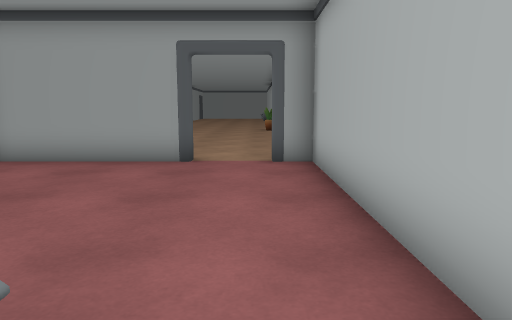
[1] (above)

23 first-person views from a walk through a Unity game level. The camera is 1.2 m above the floor, tilts 8° down and sees 70° across. The floor is counted in squares, 1 m on a side. Each view is taken from the middle of a square. On the plan, view 1 faces up. The plan holds only what a view shows up to about 15 squares ahead; the rest is blank. The player is left out. Door leaves are left out, so doorways stand open.

[2]
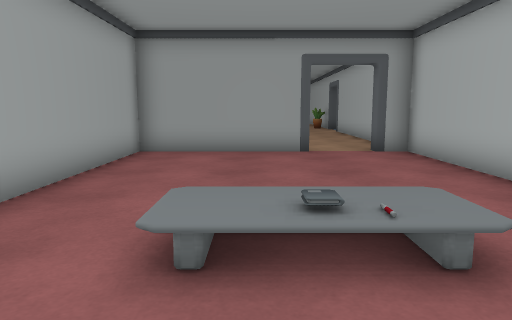

[3]
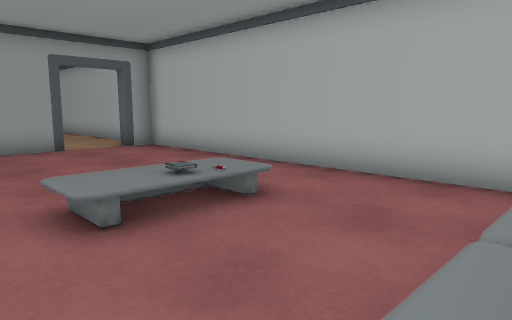

[4]
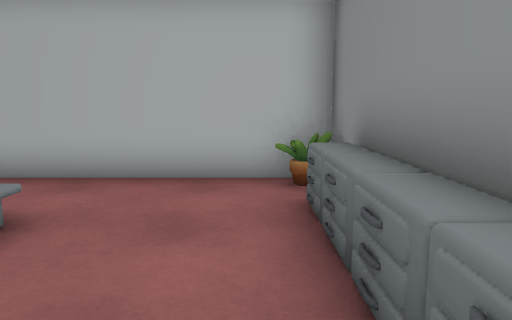

[5]
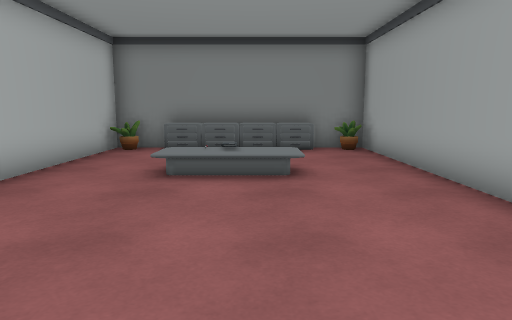

[6]
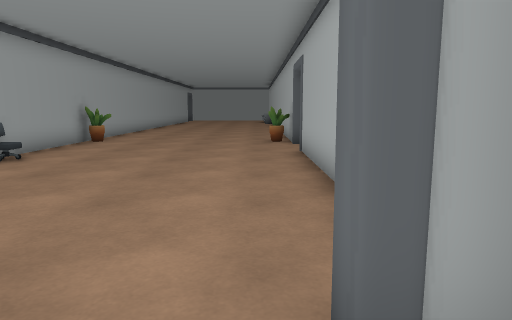

[7]
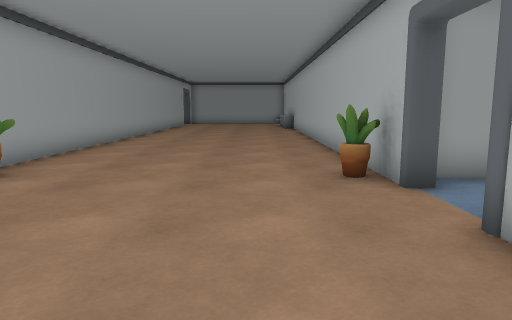

[8]
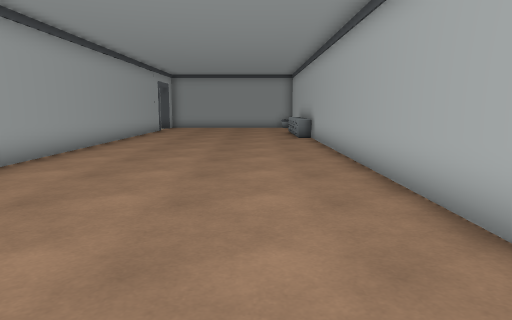

[9]
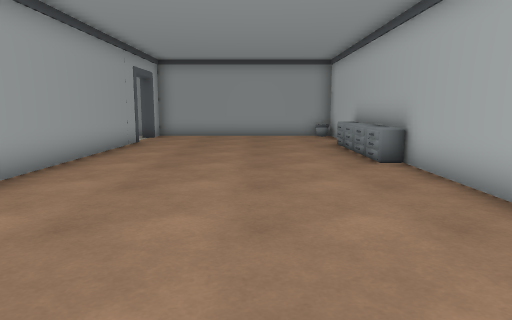

[10]
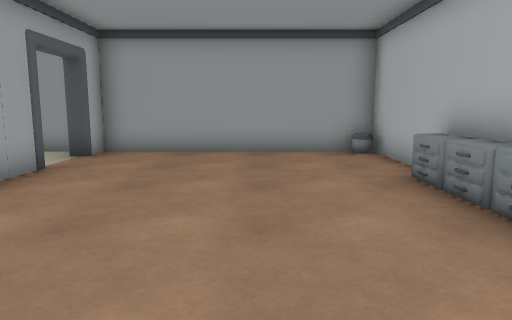

[11]
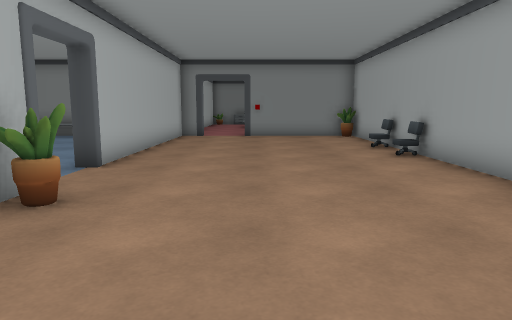

[12]
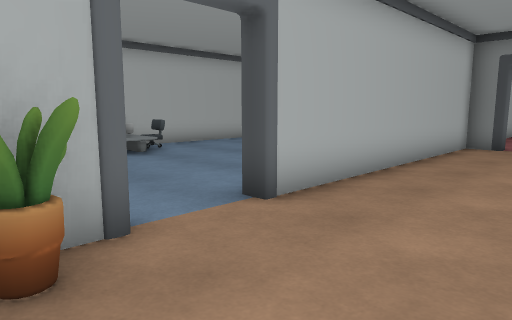

[13]
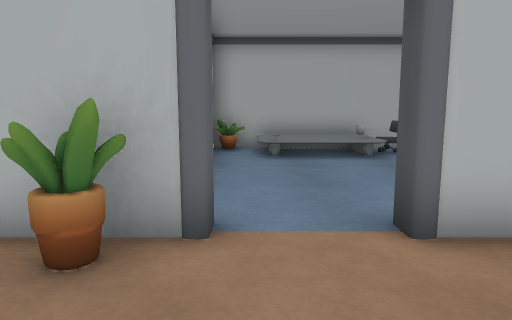

[14]
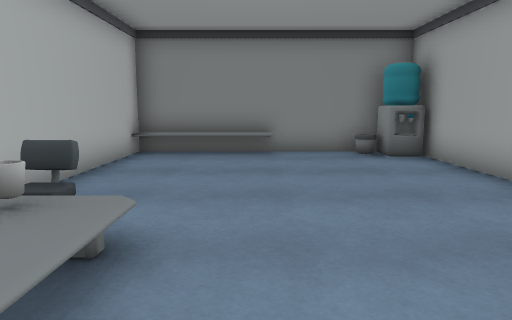

[15]
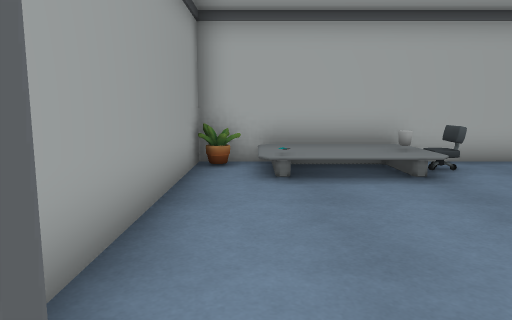

[16]
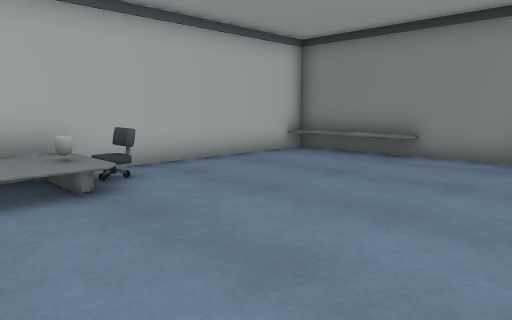

[17]
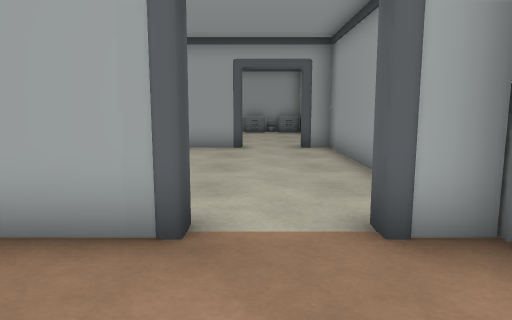

[18]
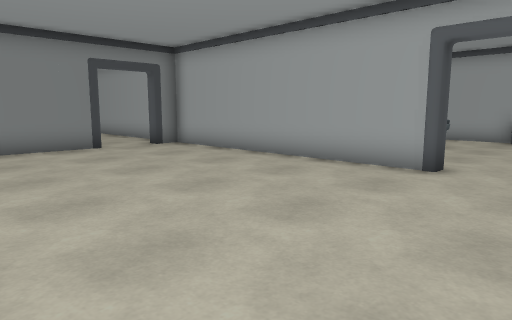

[19]
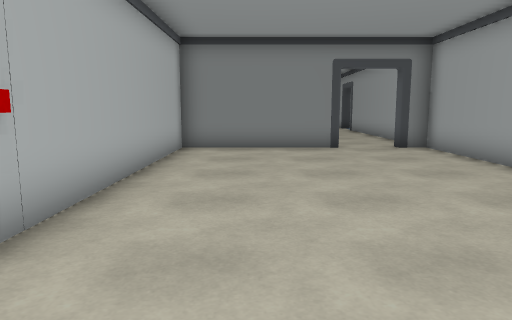

[20]
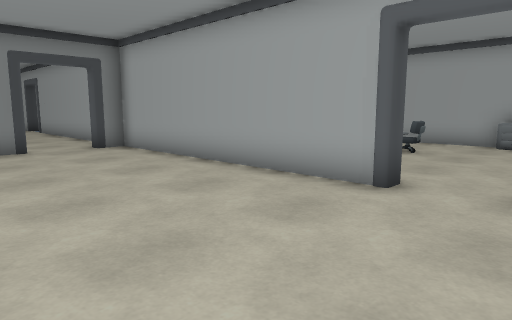

[21]
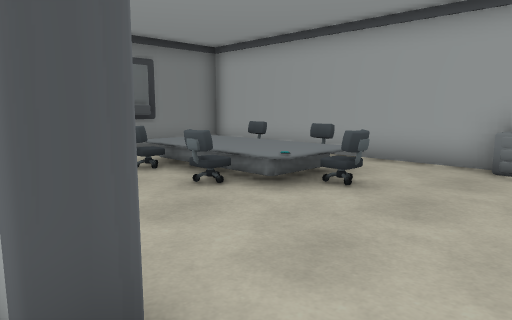

[22]
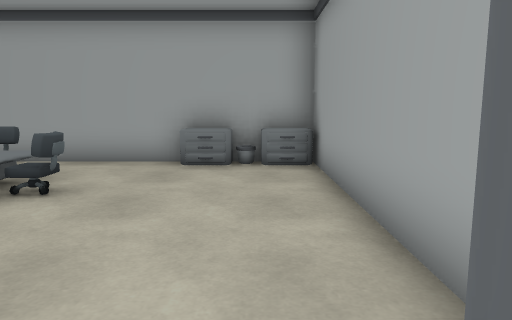

[23]
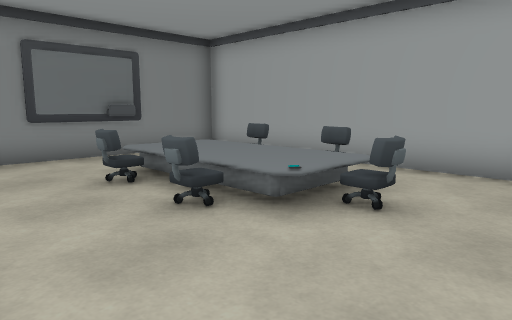

### Floor plan
Key: @ floor where view 1 was taken; # wall or solid block; . main floor; : floor 0.5 m higher than the main floor; / step, stairs or slope; D open door; C cabinet; H chair; O other object.
Columns run from 23 left of view 1 to 10 right of it. Each row starts with its distance up from view 1.
 45   ###### ################
 44  C.....DD#.......#......##
 43  C.....DD.......DD.......#
 42  C..............DD.......#
 41 #........#.......#.......#
 40 #...H....#.......#......C
 39 #..::....#.......#......C
 38 #.H :/H. #.......#......C
 37 #   :/.. #.......#......C
 36 #   :/H. #.......#......C
 35 #   //.. #.......#.......#
 34 #    ... #.......#.......#
 33  ######  #..######.......#
 32          DD.     #.......#
 31          DD.     #.......#
 30          #..     #.......#
 29          #.      #.......#
 28          #.      #.......#
 27                  #.......#
 26                  #.......#
 25                  #.......#
 24                  #.......#
 23                  #.......#
 22                  #.......#
 21                  #......########
 20                  O......ODD.....O
 19                  #.......DD....//#
 18                  #............/::#
 17                  ........#..../::#
 16                  H.......#....///#
 15                  #.......#.....H.#
 14                  H.......#.......#
 13                  #.......#.......#
 12                  #.......#.......#
 11                  #.......#.......#
 10                  #.......O.......#
  9                  #####DD#OO..::::#
  8                  #....DD.#########
  7                  #.......#
  6                  #.......#
  5                  #.......#
  4                  #.......#
  3                  #.......#
  2                  #.......#
  1                  #..OO...#
  0                  #.....@.#
 -1                  #.......#
 -2                  #.......#
 -3                  O.CCCC.O
 -4                   #    #

Positions as (right, up) in squares from view 1, and headings:
1: (0, 0), facing up
2: (-3, -2), facing up
3: (-5, -3), facing up-right
4: (-5, -2), facing right
5: (-3, 8), facing down
6: (0, 7), facing up
7: (-1, 14), facing up
8: (-1, 21), facing up
9: (-2, 28), facing up
10: (-2, 34), facing up
11: (-2, 25), facing down
12: (-2, 21), facing down-right
13: (-2, 19), facing right
14: (6, 19), facing down
15: (1, 19), facing right
16: (2, 18), facing down-right
17: (-3, 42), facing left
18: (-7, 44), facing down-left
19: (-9, 44), facing down
20: (-9, 44), facing down-left
21: (-14, 43), facing down-left
22: (-14, 43), facing left
23: (-15, 42), facing down-left
